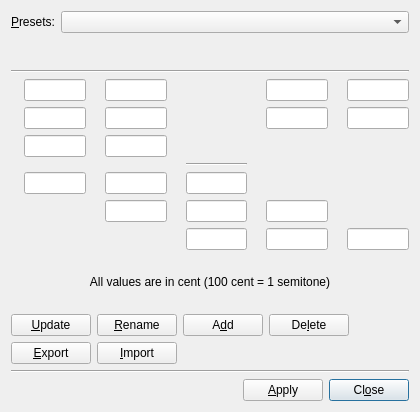
<?xml version="1.0" encoding="UTF-8"?>
<ui version="4.0">
 <class>Dialog</class>
 <widget class="QDialog" name="Dialog">
  <property name="geometry">
   <rect>
    <x>0</x>
    <y>0</y>
    <width>420</width>
    <height>412</height>
   </rect>
  </property>
  <property name="windowTitle">
   <string>Micro-interval tuning</string>
  </property>
  <layout class="QVBoxLayout" name="verticalLayout" stretch="0,0,0,0,0,0,0,0">
   <item>
    <layout class="QFormLayout" name="formPresets">
     <property name="fieldGrowthPolicy">
      <enum>QFormLayout::AllNonFixedFieldsGrow</enum>
     </property>
     <property name="topMargin">
      <number>0</number>
     </property>
     <item row="1" column="0">
      <widget class="QLabel" name="labelPresets">
       <property name="text">
        <string>&amp;Presets:</string>
       </property>
       <property name="buddy">
        <cstring>comboPresets</cstring>
       </property>
      </widget>
     </item>
     <item row="1" column="1">
      <widget class="QComboBox" name="comboPresets">
       <property name="toolTip">
        <string>Select a tuning preset to apply</string>
       </property>
      </widget>
     </item>
    </layout>
   </item>
   <item>
    <widget class="Line" name="line_2">
     <property name="orientation">
      <enum>Qt::Horizontal</enum>
     </property>
    </widget>
   </item>
   <item>
    <layout class="QGridLayout" name="gridLayout">
     <item row="0" column="0">
      <widget class="QLabel" name="l2">
       <property name="sizePolicy">
        <sizepolicy hsizetype="Minimum" vsizetype="Preferred">
         <horstretch>0</horstretch>
         <verstretch>0</verstretch>
        </sizepolicy>
       </property>
       <property name="maximumSize">
        <size>
         <width>12</width>
         <height>32</height>
        </size>
       </property>
       <property name="text">
        <string/>
       </property>
       <property name="textFormat">
        <enum>Qt::PlainText</enum>
       </property>
       <property name="pixmap">
        <pixmap>a2.png</pixmap>
       </property>
       <property name="alignment">
        <set>Qt::AlignRight|Qt::AlignTrailing|Qt::AlignVCenter</set>
       </property>
      </widget>
     </item>
     <item row="0" column="1">
      <widget class="QLineEdit" name="e8">
       <property name="sizePolicy">
        <sizepolicy hsizetype="Expanding" vsizetype="Fixed">
         <horstretch>0</horstretch>
         <verstretch>0</verstretch>
        </sizepolicy>
       </property>
       <property name="alignment">
        <set>Qt::AlignRight|Qt::AlignTrailing|Qt::AlignVCenter</set>
       </property>
      </widget>
     </item>
     <item row="0" column="2">
      <widget class="QLabel" name="l3">
       <property name="sizePolicy">
        <sizepolicy hsizetype="Minimum" vsizetype="Preferred">
         <horstretch>0</horstretch>
         <verstretch>0</verstretch>
        </sizepolicy>
       </property>
       <property name="maximumSize">
        <size>
         <width>12</width>
         <height>32</height>
        </size>
       </property>
       <property name="text">
        <string/>
       </property>
       <property name="textFormat">
        <enum>Qt::PlainText</enum>
       </property>
       <property name="pixmap">
        <pixmap>a3.png</pixmap>
       </property>
       <property name="alignment">
        <set>Qt::AlignRight|Qt::AlignTrailing|Qt::AlignVCenter</set>
       </property>
      </widget>
     </item>
     <item row="0" column="3">
      <widget class="QLineEdit" name="e9">
       <property name="alignment">
        <set>Qt::AlignRight|Qt::AlignTrailing|Qt::AlignVCenter</set>
       </property>
      </widget>
     </item>
     <item row="1" column="2">
      <widget class="QLabel" name="l0">
       <property name="sizePolicy">
        <sizepolicy hsizetype="Minimum" vsizetype="Preferred">
         <horstretch>0</horstretch>
         <verstretch>0</verstretch>
        </sizepolicy>
       </property>
       <property name="maximumSize">
        <size>
         <width>12</width>
         <height>32</height>
        </size>
       </property>
       <property name="text">
        <string/>
       </property>
       <property name="textFormat">
        <enum>Qt::PlainText</enum>
       </property>
       <property name="pixmap">
        <pixmap>a0.png</pixmap>
       </property>
       <property name="alignment">
        <set>Qt::AlignRight|Qt::AlignTrailing|Qt::AlignVCenter</set>
       </property>
      </widget>
     </item>
     <item row="1" column="3">
      <widget class="QLineEdit" name="e6">
       <property name="alignment">
        <set>Qt::AlignRight|Qt::AlignTrailing|Qt::AlignVCenter</set>
       </property>
      </widget>
     </item>
     <item row="2" column="3">
      <widget class="QLineEdit" name="e10">
       <property name="alignment">
        <set>Qt::AlignRight|Qt::AlignTrailing|Qt::AlignVCenter</set>
       </property>
      </widget>
     </item>
     <item row="2" column="2">
      <widget class="QLabel" name="l4">
       <property name="sizePolicy">
        <sizepolicy hsizetype="Minimum" vsizetype="Preferred">
         <horstretch>0</horstretch>
         <verstretch>0</verstretch>
        </sizepolicy>
       </property>
       <property name="maximumSize">
        <size>
         <width>12</width>
         <height>32</height>
        </size>
       </property>
       <property name="text">
        <string/>
       </property>
       <property name="textFormat">
        <enum>Qt::PlainText</enum>
       </property>
       <property name="pixmap">
        <pixmap>a4.png</pixmap>
       </property>
       <property name="alignment">
        <set>Qt::AlignRight|Qt::AlignTrailing|Qt::AlignVCenter</set>
       </property>
      </widget>
     </item>
     <item row="4" column="3">
      <widget class="QLineEdit" name="e21">
       <property name="alignment">
        <set>Qt::AlignRight|Qt::AlignTrailing|Qt::AlignVCenter</set>
       </property>
      </widget>
     </item>
     <item row="5" column="5">
      <widget class="QLineEdit" name="e24">
       <property name="alignment">
        <set>Qt::AlignRight|Qt::AlignTrailing|Qt::AlignVCenter</set>
       </property>
      </widget>
     </item>
     <item row="6" column="7">
      <widget class="QLineEdit" name="e18">
       <property name="alignment">
        <set>Qt::AlignRight|Qt::AlignTrailing|Qt::AlignVCenter</set>
       </property>
      </widget>
     </item>
     <item row="4" column="2">
      <widget class="QLabel" name="l12">
       <property name="sizePolicy">
        <sizepolicy hsizetype="Minimum" vsizetype="Preferred">
         <horstretch>0</horstretch>
         <verstretch>0</verstretch>
        </sizepolicy>
       </property>
       <property name="maximumSize">
        <size>
         <width>12</width>
         <height>32</height>
        </size>
       </property>
       <property name="text">
        <string/>
       </property>
       <property name="textFormat">
        <enum>Qt::PlainText</enum>
       </property>
       <property name="pixmap">
        <pixmap>a12.png</pixmap>
       </property>
       <property name="alignment">
        <set>Qt::AlignRight|Qt::AlignTrailing|Qt::AlignVCenter</set>
       </property>
      </widget>
     </item>
     <item row="5" column="4">
      <widget class="QLabel" name="l15">
       <property name="sizePolicy">
        <sizepolicy hsizetype="Minimum" vsizetype="Preferred">
         <horstretch>0</horstretch>
         <verstretch>0</verstretch>
        </sizepolicy>
       </property>
       <property name="maximumSize">
        <size>
         <width>12</width>
         <height>32</height>
        </size>
       </property>
       <property name="text">
        <string/>
       </property>
       <property name="textFormat">
        <enum>Qt::PlainText</enum>
       </property>
       <property name="pixmap">
        <pixmap>a15.png</pixmap>
       </property>
       <property name="alignment">
        <set>Qt::AlignRight|Qt::AlignTrailing|Qt::AlignVCenter</set>
       </property>
      </widget>
     </item>
     <item row="6" column="6">
      <widget class="QLabel" name="l18">
       <property name="sizePolicy">
        <sizepolicy hsizetype="Minimum" vsizetype="Preferred">
         <horstretch>0</horstretch>
         <verstretch>0</verstretch>
        </sizepolicy>
       </property>
       <property name="maximumSize">
        <size>
         <width>12</width>
         <height>32</height>
        </size>
       </property>
       <property name="text">
        <string/>
       </property>
       <property name="textFormat">
        <enum>Qt::PlainText</enum>
       </property>
       <property name="pixmap">
        <pixmap>a18.png</pixmap>
       </property>
       <property name="alignment">
        <set>Qt::AlignRight|Qt::AlignTrailing|Qt::AlignVCenter</set>
       </property>
      </widget>
     </item>
     <item row="1" column="7">
      <widget class="QLineEdit" name="e14">
       <property name="alignment">
        <set>Qt::AlignRight|Qt::AlignTrailing|Qt::AlignVCenter</set>
       </property>
      </widget>
     </item>
     <item row="1" column="6">
      <widget class="QLabel" name="l8">
       <property name="sizePolicy">
        <sizepolicy hsizetype="Minimum" vsizetype="Preferred">
         <horstretch>0</horstretch>
         <verstretch>0</verstretch>
        </sizepolicy>
       </property>
       <property name="maximumSize">
        <size>
         <width>12</width>
         <height>32</height>
        </size>
       </property>
       <property name="text">
        <string/>
       </property>
       <property name="textFormat">
        <enum>Qt::PlainText</enum>
       </property>
       <property name="pixmap">
        <pixmap>a8.png</pixmap>
       </property>
       <property name="alignment">
        <set>Qt::AlignRight|Qt::AlignTrailing|Qt::AlignVCenter</set>
       </property>
      </widget>
     </item>
     <item row="0" column="7">
      <widget class="QLineEdit" name="e12">
       <property name="alignment">
        <set>Qt::AlignRight|Qt::AlignTrailing|Qt::AlignVCenter</set>
       </property>
      </widget>
     </item>
     <item row="0" column="6">
      <widget class="QLabel" name="l6">
       <property name="sizePolicy">
        <sizepolicy hsizetype="Minimum" vsizetype="Preferred">
         <horstretch>0</horstretch>
         <verstretch>0</verstretch>
        </sizepolicy>
       </property>
       <property name="maximumSize">
        <size>
         <width>12</width>
         <height>32</height>
        </size>
       </property>
       <property name="text">
        <string/>
       </property>
       <property name="textFormat">
        <enum>Qt::PlainText</enum>
       </property>
       <property name="pixmap">
        <pixmap>a6.png</pixmap>
       </property>
       <property name="alignment">
        <set>Qt::AlignRight|Qt::AlignTrailing|Qt::AlignVCenter</set>
       </property>
      </widget>
     </item>
     <item row="3" column="5">
      <widget class="Line" name="line">
       <property name="orientation">
        <enum>Qt::Horizontal</enum>
       </property>
      </widget>
     </item>
     <item row="0" column="9">
      <widget class="QLineEdit" name="e15">
       <property name="alignment">
        <set>Qt::AlignRight|Qt::AlignTrailing|Qt::AlignVCenter</set>
       </property>
      </widget>
     </item>
     <item row="0" column="8">
      <widget class="QLabel" name="l9">
       <property name="sizePolicy">
        <sizepolicy hsizetype="Minimum" vsizetype="Preferred">
         <horstretch>0</horstretch>
         <verstretch>0</verstretch>
        </sizepolicy>
       </property>
       <property name="maximumSize">
        <size>
         <width>12</width>
         <height>32</height>
        </size>
       </property>
       <property name="text">
        <string/>
       </property>
       <property name="textFormat">
        <enum>Qt::PlainText</enum>
       </property>
       <property name="pixmap">
        <pixmap>a9.png</pixmap>
       </property>
       <property name="alignment">
        <set>Qt::AlignRight|Qt::AlignTrailing|Qt::AlignVCenter</set>
       </property>
      </widget>
     </item>
     <item row="1" column="8">
      <widget class="QLabel" name="l7">
       <property name="sizePolicy">
        <sizepolicy hsizetype="Minimum" vsizetype="Preferred">
         <horstretch>0</horstretch>
         <verstretch>0</verstretch>
        </sizepolicy>
       </property>
       <property name="maximumSize">
        <size>
         <width>12</width>
         <height>32</height>
        </size>
       </property>
       <property name="text">
        <string/>
       </property>
       <property name="textFormat">
        <enum>Qt::PlainText</enum>
       </property>
       <property name="pixmap">
        <pixmap>a7.png</pixmap>
       </property>
       <property name="alignment">
        <set>Qt::AlignRight|Qt::AlignTrailing|Qt::AlignVCenter</set>
       </property>
      </widget>
     </item>
     <item row="1" column="9">
      <widget class="QLineEdit" name="e13">
       <property name="alignment">
        <set>Qt::AlignRight|Qt::AlignTrailing|Qt::AlignVCenter</set>
       </property>
      </widget>
     </item>
     <item row="2" column="1">
      <widget class="QLineEdit" name="e7">
       <property name="sizePolicy">
        <sizepolicy hsizetype="Expanding" vsizetype="Fixed">
         <horstretch>0</horstretch>
         <verstretch>0</verstretch>
        </sizepolicy>
       </property>
       <property name="alignment">
        <set>Qt::AlignRight|Qt::AlignTrailing|Qt::AlignVCenter</set>
       </property>
      </widget>
     </item>
     <item row="2" column="0">
      <widget class="QLabel" name="l1">
       <property name="sizePolicy">
        <sizepolicy hsizetype="Minimum" vsizetype="Preferred">
         <horstretch>0</horstretch>
         <verstretch>0</verstretch>
        </sizepolicy>
       </property>
       <property name="maximumSize">
        <size>
         <width>12</width>
         <height>32</height>
        </size>
       </property>
       <property name="text">
        <string/>
       </property>
       <property name="textFormat">
        <enum>Qt::PlainText</enum>
       </property>
       <property name="pixmap">
        <pixmap>a1.png</pixmap>
       </property>
       <property name="alignment">
        <set>Qt::AlignRight|Qt::AlignTrailing|Qt::AlignVCenter</set>
       </property>
      </widget>
     </item>
     <item row="1" column="0">
      <widget class="QLabel" name="l5">
       <property name="sizePolicy">
        <sizepolicy hsizetype="Minimum" vsizetype="Preferred">
         <horstretch>0</horstretch>
         <verstretch>0</verstretch>
        </sizepolicy>
       </property>
       <property name="maximumSize">
        <size>
         <width>12</width>
         <height>32</height>
        </size>
       </property>
       <property name="text">
        <string/>
       </property>
       <property name="textFormat">
        <enum>Qt::PlainText</enum>
       </property>
       <property name="pixmap">
        <pixmap>a5.png</pixmap>
       </property>
       <property name="alignment">
        <set>Qt::AlignRight|Qt::AlignTrailing|Qt::AlignVCenter</set>
       </property>
      </widget>
     </item>
     <item row="1" column="1">
      <widget class="QLineEdit" name="e11">
       <property name="sizePolicy">
        <sizepolicy hsizetype="Expanding" vsizetype="Fixed">
         <horstretch>0</horstretch>
         <verstretch>0</verstretch>
        </sizepolicy>
       </property>
       <property name="alignment">
        <set>Qt::AlignRight|Qt::AlignTrailing|Qt::AlignVCenter</set>
       </property>
      </widget>
     </item>
     <item row="4" column="1">
      <widget class="QLineEdit" name="e20">
       <property name="alignment">
        <set>Qt::AlignRight|Qt::AlignTrailing|Qt::AlignVCenter</set>
       </property>
      </widget>
     </item>
     <item row="4" column="0">
      <widget class="QLabel" name="l11">
       <property name="sizePolicy">
        <sizepolicy hsizetype="Minimum" vsizetype="Preferred">
         <horstretch>0</horstretch>
         <verstretch>0</verstretch>
        </sizepolicy>
       </property>
       <property name="maximumSize">
        <size>
         <width>12</width>
         <height>32</height>
        </size>
       </property>
       <property name="text">
        <string/>
       </property>
       <property name="textFormat">
        <enum>Qt::PlainText</enum>
       </property>
       <property name="pixmap">
        <pixmap>a11.png</pixmap>
       </property>
       <property name="alignment">
        <set>Qt::AlignRight|Qt::AlignTrailing|Qt::AlignVCenter</set>
       </property>
      </widget>
     </item>
     <item row="4" column="4">
      <widget class="QLabel" name="l10">
       <property name="sizePolicy">
        <sizepolicy hsizetype="Minimum" vsizetype="Preferred">
         <horstretch>0</horstretch>
         <verstretch>0</verstretch>
        </sizepolicy>
       </property>
       <property name="maximumSize">
        <size>
         <width>12</width>
         <height>32</height>
        </size>
       </property>
       <property name="text">
        <string/>
       </property>
       <property name="textFormat">
        <enum>Qt::PlainText</enum>
       </property>
       <property name="pixmap">
        <pixmap>a10.png</pixmap>
       </property>
       <property name="alignment">
        <set>Qt::AlignRight|Qt::AlignTrailing|Qt::AlignVCenter</set>
       </property>
      </widget>
     </item>
     <item row="4" column="5">
      <widget class="QLineEdit" name="e19">
       <property name="sizePolicy">
        <sizepolicy hsizetype="Expanding" vsizetype="Fixed">
         <horstretch>0</horstretch>
         <verstretch>0</verstretch>
        </sizepolicy>
       </property>
       <property name="alignment">
        <set>Qt::AlignRight|Qt::AlignTrailing|Qt::AlignVCenter</set>
       </property>
      </widget>
     </item>
     <item row="5" column="3">
      <widget class="QLineEdit" name="e23">
       <property name="alignment">
        <set>Qt::AlignRight|Qt::AlignTrailing|Qt::AlignVCenter</set>
       </property>
      </widget>
     </item>
     <item row="5" column="2">
      <widget class="QLabel" name="l14">
       <property name="sizePolicy">
        <sizepolicy hsizetype="Minimum" vsizetype="Preferred">
         <horstretch>0</horstretch>
         <verstretch>0</verstretch>
        </sizepolicy>
       </property>
       <property name="maximumSize">
        <size>
         <width>12</width>
         <height>32</height>
        </size>
       </property>
       <property name="text">
        <string/>
       </property>
       <property name="textFormat">
        <enum>Qt::PlainText</enum>
       </property>
       <property name="pixmap">
        <pixmap>a14.png</pixmap>
       </property>
       <property name="alignment">
        <set>Qt::AlignRight|Qt::AlignTrailing|Qt::AlignVCenter</set>
       </property>
      </widget>
     </item>
     <item row="5" column="7">
      <widget class="QLineEdit" name="e22">
       <property name="alignment">
        <set>Qt::AlignRight|Qt::AlignTrailing|Qt::AlignVCenter</set>
       </property>
      </widget>
     </item>
     <item row="5" column="6">
      <widget class="QLabel" name="l13">
       <property name="sizePolicy">
        <sizepolicy hsizetype="Minimum" vsizetype="Preferred">
         <horstretch>0</horstretch>
         <verstretch>0</verstretch>
        </sizepolicy>
       </property>
       <property name="maximumSize">
        <size>
         <width>12</width>
         <height>32</height>
        </size>
       </property>
       <property name="text">
        <string/>
       </property>
       <property name="textFormat">
        <enum>Qt::PlainText</enum>
       </property>
       <property name="pixmap">
        <pixmap>a13.png</pixmap>
       </property>
       <property name="alignment">
        <set>Qt::AlignRight|Qt::AlignTrailing|Qt::AlignVCenter</set>
       </property>
      </widget>
     </item>
     <item row="6" column="4">
      <widget class="QLabel" name="l17">
       <property name="sizePolicy">
        <sizepolicy hsizetype="Minimum" vsizetype="Preferred">
         <horstretch>0</horstretch>
         <verstretch>0</verstretch>
        </sizepolicy>
       </property>
       <property name="maximumSize">
        <size>
         <width>12</width>
         <height>32</height>
        </size>
       </property>
       <property name="text">
        <string/>
       </property>
       <property name="textFormat">
        <enum>Qt::PlainText</enum>
       </property>
       <property name="pixmap">
        <pixmap>a17.png</pixmap>
       </property>
       <property name="alignment">
        <set>Qt::AlignRight|Qt::AlignTrailing|Qt::AlignVCenter</set>
       </property>
      </widget>
     </item>
     <item row="6" column="5">
      <widget class="QLineEdit" name="e17">
       <property name="alignment">
        <set>Qt::AlignRight|Qt::AlignTrailing|Qt::AlignVCenter</set>
       </property>
      </widget>
     </item>
     <item row="6" column="9">
      <widget class="QLineEdit" name="e16">
       <property name="alignment">
        <set>Qt::AlignRight|Qt::AlignTrailing|Qt::AlignVCenter</set>
       </property>
      </widget>
     </item>
     <item row="6" column="8">
      <widget class="QLabel" name="l16">
       <property name="sizePolicy">
        <sizepolicy hsizetype="Minimum" vsizetype="Preferred">
         <horstretch>0</horstretch>
         <verstretch>0</verstretch>
        </sizepolicy>
       </property>
       <property name="maximumSize">
        <size>
         <width>12</width>
         <height>32</height>
        </size>
       </property>
       <property name="text">
        <string/>
       </property>
       <property name="textFormat">
        <enum>Qt::PlainText</enum>
       </property>
       <property name="pixmap">
        <pixmap>a16.png</pixmap>
       </property>
       <property name="alignment">
        <set>Qt::AlignRight|Qt::AlignTrailing|Qt::AlignVCenter</set>
       </property>
      </widget>
     </item>
    </layout>
   </item>
   <item>
    <widget class="QLabel" name="label">
     <property name="text">
      <string>All values are in cent (100 cent = 1 semitone)</string>
     </property>
     <property name="textFormat">
      <enum>Qt::PlainText</enum>
     </property>
     <property name="alignment">
      <set>Qt::AlignCenter</set>
     </property>
    </widget>
   </item>
   <item>
    <layout class="QHBoxLayout" name="horizButtons">
     <item>
      <widget class="QPushButton" name="pushUpdate">
       <property name="enabled">
        <bool>true</bool>
       </property>
       <property name="toolTip">
        <string>Update the selected preset with the current set of values</string>
       </property>
       <property name="text">
        <string>&amp;Update</string>
       </property>
       <property name="autoDefault">
        <bool>false</bool>
       </property>
      </widget>
     </item>
     <item>
      <widget class="QPushButton" name="pushRename">
       <property name="toolTip">
        <string>Rename the selected preset</string>
       </property>
       <property name="text">
        <string>&amp;Rename</string>
       </property>
       <property name="autoDefault">
        <bool>false</bool>
       </property>
      </widget>
     </item>
     <item>
      <widget class="QPushButton" name="pushAdd">
       <property name="enabled">
        <bool>true</bool>
       </property>
       <property name="toolTip">
        <string>Add the current set of values as a new preset</string>
       </property>
       <property name="text">
        <string>A&amp;dd</string>
       </property>
       <property name="autoDefault">
        <bool>false</bool>
       </property>
      </widget>
     </item>
     <item>
      <widget class="QPushButton" name="pushDelete">
       <property name="enabled">
        <bool>true</bool>
       </property>
       <property name="toolTip">
        <string>Delete the selected preset</string>
       </property>
       <property name="text">
        <string>De&amp;lete</string>
       </property>
       <property name="autoDefault">
        <bool>false</bool>
       </property>
      </widget>
     </item>
     <item>
      <spacer name="horizontalSpacer">
       <property name="orientation">
        <enum>Qt::Horizontal</enum>
       </property>
       <property name="sizeHint" stdset="0">
        <size>
         <width>40</width>
         <height>20</height>
        </size>
       </property>
      </spacer>
     </item>
    </layout>
   </item>
   <item>
    <layout class="QHBoxLayout" name="horizontalLayout">
     <item>
      <widget class="QPushButton" name="pushExport">
       <property name="toolTip">
        <string>Export the preset data to an external file</string>
       </property>
       <property name="text">
        <string>&amp;Export</string>
       </property>
       <property name="autoDefault">
        <bool>false</bool>
       </property>
      </widget>
     </item>
     <item>
      <widget class="QPushButton" name="pushImport">
       <property name="toolTip">
        <string>Import preset data from an external data file</string>
       </property>
       <property name="text">
        <string>&amp;Import</string>
       </property>
       <property name="autoDefault">
        <bool>false</bool>
       </property>
      </widget>
     </item>
     <item>
      <spacer name="horizontalSpacer_2">
       <property name="orientation">
        <enum>Qt::Horizontal</enum>
       </property>
       <property name="sizeHint" stdset="0">
        <size>
         <width>40</width>
         <height>20</height>
        </size>
       </property>
      </spacer>
     </item>
    </layout>
   </item>
   <item>
    <widget class="Line" name="line_3">
     <property name="orientation">
      <enum>Qt::Horizontal</enum>
     </property>
    </widget>
   </item>
   <item>
    <layout class="QHBoxLayout" name="horizCommands">
     <item>
      <spacer name="horizontalSpacer_4">
       <property name="orientation">
        <enum>Qt::Horizontal</enum>
       </property>
       <property name="sizeHint" stdset="0">
        <size>
         <width>40</width>
         <height>20</height>
        </size>
       </property>
      </spacer>
     </item>
     <item>
      <widget class="QPushButton" name="pushOk">
       <property name="toolTip">
        <string>Apply the current set of values</string>
       </property>
       <property name="text">
        <string>&amp;Apply</string>
       </property>
       <property name="autoDefault">
        <bool>false</bool>
       </property>
      </widget>
     </item>
     <item>
      <widget class="QPushButton" name="pushCancel">
       <property name="toolTip">
        <string>Exit without applying any tuning</string>
       </property>
       <property name="text">
        <string>Cl&amp;ose</string>
       </property>
      </widget>
     </item>
    </layout>
   </item>
  </layout>
 </widget>
 <tabstops>
  <tabstop>comboPresets</tabstop>
  <tabstop>e8</tabstop>
  <tabstop>e9</tabstop>
  <tabstop>e12</tabstop>
  <tabstop>e15</tabstop>
  <tabstop>e11</tabstop>
  <tabstop>e6</tabstop>
  <tabstop>e14</tabstop>
  <tabstop>e13</tabstop>
  <tabstop>e7</tabstop>
  <tabstop>e10</tabstop>
  <tabstop>e17</tabstop>
  <tabstop>e18</tabstop>
  <tabstop>e16</tabstop>
  <tabstop>e20</tabstop>
  <tabstop>e21</tabstop>
  <tabstop>e19</tabstop>
  <tabstop>e23</tabstop>
  <tabstop>e24</tabstop>
  <tabstop>e22</tabstop>
  <tabstop>pushUpdate</tabstop>
  <tabstop>pushRename</tabstop>
  <tabstop>pushAdd</tabstop>
  <tabstop>pushDelete</tabstop>
  <tabstop>pushExport</tabstop>
  <tabstop>pushImport</tabstop>
  <tabstop>pushOk</tabstop>
  <tabstop>pushCancel</tabstop>
 </tabstops>
 <resources/>
 <connections/>
</ui>
